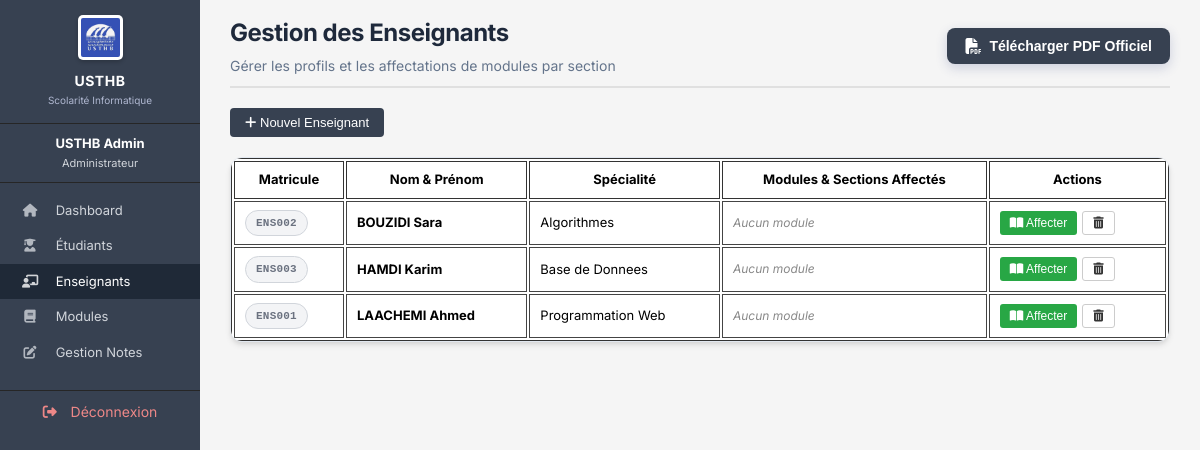
Before: /enseignants.php (signed in) with the older database file.
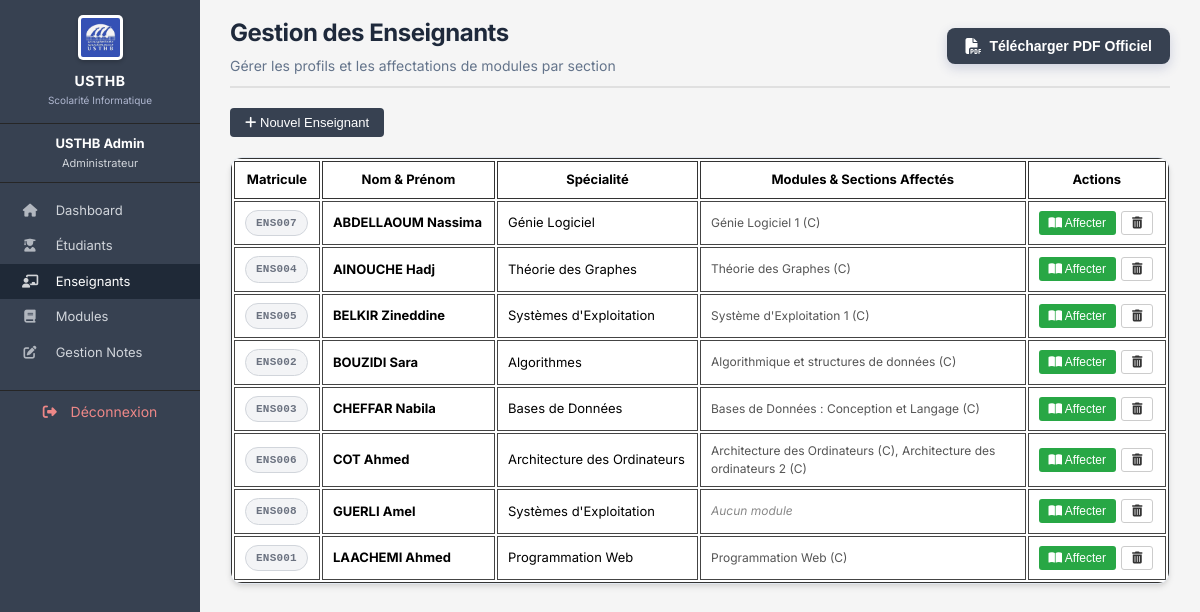
After: the same page with the newer database file.
### tables this page shows
CREATE TABLE `enseignants` (
  `id` int(11) NOT NULL AUTO_INCREMENT,
  `matricule` varchar(20) NOT NULL,
  `nom` varchar(100) NOT NULL,
  `prenom` varchar(100) NOT NULL,
  `email` varchar(150) NOT NULL,
  `mot_de_passe` varchar(255) NOT NULL,
  `specialite` varchar(150) DEFAULT NULL,
  PRIMARY KEY (`id`),
  UNIQUE KEY `matricule` (`matricule`),
  UNIQUE KEY `email` (`email`)
);

### enseignants.php (the view, shortened to what this page needs)
<?php
require_once 'config.php';
$enseignants = $pdo->query("
    SELECT e.*,
    (SELECT GROUP_CONCAT(CONCAT(intitule, ' (', section, ')') SEPARATOR ', ') FROM modules WHERE enseignant_id = e.id) as mes_modules
    FROM enseignants e
    ORDER BY e.nom
")->fetchAll();
include 'includes/header.php';
include 'includes/sidebar.php';
?>
<div class="main-content">
    <div class="page-header">
        <h1>Gestion des Enseignants</h1>
        <p>Gérer les profils et les affectations de modules par section</p>
    </div>
    <div style="margin-bottom: 20px;">
        <button class="btn-add" onclick="toggleModal('modalAdd')"><i class="fa-solid fa-plus"></i> Nouvel Enseignant</button>
    </div>
    <div class="table-container">
        <table>
            <thead>
                <tr>
                    <th>Matricule</th>
                    <th>Nom & Prénom</th>
                    <th>Spécialité</th>
                    <th>Modules & Sections Affectés</th>
                    <th>Actions</th>
                </tr>
            </thead>
            <tbody>
                <?php foreach ($enseignants as $e): ?>
                <tr>
                    <td><span class="badge badge-code"><?= htmlspecialchars($e['matricule']) ?></span></td>
                    <td><strong><?= htmlspecialchars($e['nom'] . ' ' . $e['prenom']) ?></strong></td>
                    <td><?= htmlspecialchars($e['specialite']) ?></td>
                    <td>
                        <div style="max-width: 300px; font-size: 12px; color: #555;">
                            <?= $e['mes_modules'] ? htmlspecialchars($e['mes_modules']) : '<span style="color:#888; font-style:italic;">Aucun module</span>' ?>
                        </div>
                    </td>
                    <td>
                        <div style="display:flex; gap:5px;">
                            <button class="btn-action" style="background: #28a745; color:white; border:none;"
                                    onclick="openAssignModal(<?= $e['id'] ?>, '<?= htmlspecialchars($e['nom'] . ' ' . $e['prenom']) ?>')">
                                <i class="fa-solid fa-book-open"></i> Affecter
                            </button>
                            <form method="POST" style="display:inline;" onsubmit="return confirm('Supprimer cet enseignant ?');">
                                <button class="btn-action delete"><i class="fa-solid fa-trash-can"></i></button>
                            </form>
                        </div>
                    </td>
                </tr>
                <?php endforeach; ?>
            </tbody>
        </table>
    </div>
</div>
<?php include 'includes/footer.php'; ?>

### includes/header.php (shortened to what this page needs)
?><!DOCTYPE html>
<html lang="fr">
<head>
    <link rel="stylesheet" href="assets/css/style.css">
    <link rel="stylesheet" href="https://cdnjs.cloudflare.com/ajax/libs/font-awesome/6.4.0/css/all.min.css">
</head>
<body><div class="layout">

### includes/sidebar.php (shortened to what this page needs)
<?php
$role = $_SESSION['role'];
$page_courante = basename($_SERVER['PHP_SELF']);
?><div class="sidebar">
    <div class="sidebar-header">
        <img src="assets/img/logo.png" alt="USTHB Logo" style="width: 45px; height: auto; margin-bottom: 5px; border-radius: 5px; background: white; padding: 3px; box-shadow: 0 2px 4px rgba(0,0,0,0.2);">
        <h3 style="letter-spacing: 0.5px; font-size: 14px; margin: 0;">USTHB</h3>
        <small style="color: #b0b8d1; font-size: 10px; display: block; margin-top: 2px;">Scolarité Informatique</small>
    </div>
    <div class="user-info">
        <div class="name"><?= htmlspecialchars($_SESSION['prenom'] . ' ' . $_SESSION['nom']) ?></div>
        <div class="role">
            <?php
            if ($role === 'admin') echo 'Administrateur';
            elseif ($role === 'enseignant') echo 'Enseignant';
            elseif ($role === 'etudiant') echo 'Étudiant';
            ?>
        </div>
    </div>
    <nav>
        <?php if ($role === 'admin'): ?>
            <a href="dashboard_admin.php" class="<?= $page_courante === 'dashboard_admin.php' ? 'active' : '' ?>"><i class="fa-solid fa-house"></i> Dashboard</a>
            <a href="etudiants.php" class="<?= $page_courante === 'etudiants.php' ? 'active' : '' ?>"><i class="fa-solid fa-user-graduate"></i> Étudiants</a>
            <a href="enseignants.php" class="<?= $page_courante === 'enseignants.php' ? 'active' : '' ?>"><i class="fa-solid fa-chalkboard-user"></i> Enseignants</a>
            <a href="modules.php" class="<?= $page_courante === 'modules.php' ? 'active' : '' ?>"><i class="fa-solid fa-book"></i> Modules</a>
            <a href="notes.php" class="<?= $page_courante === 'notes.php' ? 'active' : '' ?>"><i class="fa-solid fa-pen-to-square"></i> Gestion Notes</a>
        <?php endif; ?>
    </nav>
    <div class="logout-link">
        <a href="logout.php"><i class="fa-solid fa-right-from-bracket"></i> Déconnexion</a>
    </div>
</div>

### includes/footer.php (shortened to what this page needs)
</div>
</body>
</html>

### assets/css/style.css (style rules this page uses)
:root { --primary-color: #374151; --primary-dark: #1f2937; --sidebar-bg: #262626; --bg-light: #ffffff; --bg-body: #f3f4f6; --text-main: #111827; --text-muted: #6b7280; --accent-gray: #d1d5db; --valid-green: #059669; --invalid-red: #dc2626; }
* { margin: 0; padding: 0; box-sizing: border-box; }
body { font-family: 'Inter', -apple-system, BlinkMacSystemFont, "Segoe UI", Roboto, sans-serif; background-color: var(--bg-body); color: var(--text-main); font-size: 14px; line-height: 1.5; }
a { text-decoration: none; color: var(--primary-color); }
.layout { display: flex; min-height: 100vh; }
.sidebar { width: 200px; background-color: var(--primary-color); color: white; padding-top: 0; flex-shrink: 0; }
.sidebar .sidebar-header { text-align: center; padding: 15px 15px; border-bottom: 1px solid var(--sidebar-bg); }
.sidebar .sidebar-header h3 { font-size: 16px; margin-bottom: 3px; }
.sidebar .sidebar-header small { font-size: 11px; color: var(--accent-gray); }
.sidebar .user-info { padding: 10px 15px; border-bottom: 1px solid var(--sidebar-bg); font-size: 13px; text-align: center; }
.sidebar .user-info .name { font-weight: bold; margin-bottom: 2px; }
.sidebar .user-info .role { color: var(--accent-gray); font-size: 11px; }
.sidebar nav { padding: 10px 0; }
.sidebar nav a { display: block; color: var(--accent-gray); padding: 8px 20px; font-size: 13px; }
.sidebar nav a:hover, .sidebar nav a.active { background-color: var(--primary-dark); color: white; text-decoration: none; }
.sidebar nav a i { margin-right: 12px; width: 20px; text-align: center; opacity: 0.8; }
.sidebar .logout-link a i { margin-right: 10px; }
.sidebar .logout-link { border-top: 1px solid var(--sidebar-bg); margin-top: 10px; padding-top: 10px; text-align: center; }
.sidebar .logout-link a { color: #e88; }
.main-content { flex: 1; padding: 15px 30px 20px; background-color: #f5f5f5; }
.page-header { margin-bottom: 20px; padding-bottom: 10px; border-bottom: 2px solid #e0e0e0; }
.page-header h1 { font-size: 24px; font-weight: 700; color: #1e293b; letter-spacing: -0.02em; }
.page-header p { color: #64748b; font-size: 14px; margin-top: 4px; }
.table-container { background: white; border: 1px solid #e2e8f0; border-radius: 12px; box-shadow: 0 4px 6px -1px rgba(0, 0, 0, 0.1), 0 2px 4px -1px rgba(0, 0, 0, 0.06); overflow: hidden; margin-bottom: 24px; }
table { width: 100%; border-collapse: separate; border-spacing: 2px; border: 1px solid #333; background: #fff; font-family: 'Inter', serif; }
table th { background-color: #fff; padding: 8px 10px; text-align: center; font-size: 13px; color: #000; font-weight: bold; border: 1px solid #333; text-transform: none; }
table td { padding: 8px 10px; border: 1px solid #444; font-size: 13px; color: #000; vertical-align: middle; background: #fff; }
.badge { display: inline-block; padding: 4px 10px; border-radius: 20px; font-size: 11px; font-weight: 600; text-transform: uppercase; letter-spacing: 0.02em; }
.badge-code { background-color: var(--bg-body); color: var(--text-muted); border: 1px solid var(--accent-gray); font-family: monospace; }
.btn-action { display: inline-block; padding: 4px 10px; border: 1px solid #ccc; border-radius: 3px; font-size: 12px; cursor: pointer; background: white; color: #333; }
.btn-add { display: inline-block; padding: 7px 15px; background-color: var(--primary-color); color: white; border: none; border-radius: 4px; font-size: 13px; cursor: pointer; }

Changed rows visible on the page:
added enseignants: matricule "ENS007", nom+prenom "ABDELLAOUM Nassima", specialite "Génie Logiciel", mes_modules "Génie Logiciel 1 (C)"
added enseignants: matricule "ENS004", nom+prenom "AINOUCHE Hadj", specialite "Théorie des Graphes", mes_modules "Théorie des Graphes (C)"
added enseignants: matricule "ENS005", nom+prenom "BELKIR Zineddine", specialite "Systèmes d'Exploitation", mes_modules "Système d'Exploitation 1 (C)"
shown differently, row unchanged: enseignants "BOUZIDI Sara": mes_modules (not shown) → "Algorithmique et structures de données (C)"; no longer shows "Aucun module"
changed enseignants "ENS003": nom+prenom "HAMDI Karim" → "CHEFFAR Nabila"; specialite "Base de Donnees" → "Bases de Données"; mes_modules (not shown) → "Bases de Données : Conception et Langage (C)"; no longer shows "Aucun module"
added enseignants: matricule "ENS006", nom+prenom "COT Ahmed", specialite "Architecture des Ordinateurs", mes_modules "Architecture des Ordinateurs (C), Architecture des ordinateurs 2 (C)"
added enseignants: matricule "ENS008", nom+prenom "GUERLI Amel", specialite "Systèmes d'Exploitation", shows "Aucun module"
shown differently, row unchanged: enseignants "LAACHEMI Ahmed": mes_modules (not shown) → "Programmation Web (C)"; no longer shows "Aucun module"
